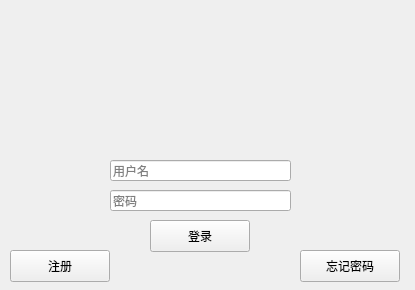
<?xml version="1.0" encoding="UTF-8"?>
<ui version="4.0">
 <class>LoginDialog</class>
 <widget class="QWidget" name="LoginDialog">
  <property name="geometry">
   <rect>
    <x>0</x>
    <y>0</y>
    <width>415</width>
    <height>290</height>
   </rect>
  </property>
  <property name="windowTitle">
   <string>Widget</string>
  </property>
  <widget class="QLineEdit" name="usrLoginLineEdit">
   <property name="geometry">
    <rect>
     <x>110</x>
     <y>160</y>
     <width>181</width>
     <height>21</height>
    </rect>
   </property>
   <property name="echoMode">
    <enum>QLineEdit::Normal</enum>
   </property>
   <property name="placeholderText">
    <string>用户名</string>
   </property>
   <property name="clearButtonEnabled">
    <bool>true</bool>
   </property>
  </widget>
  <widget class="QLineEdit" name="pwdLoginLineEdit">
   <property name="geometry">
    <rect>
     <x>110</x>
     <y>190</y>
     <width>181</width>
     <height>21</height>
    </rect>
   </property>
   <property name="echoMode">
    <enum>QLineEdit::Password</enum>
   </property>
   <property name="placeholderText">
    <string>密码</string>
   </property>
   <property name="clearButtonEnabled">
    <bool>true</bool>
   </property>
  </widget>
  <widget class="QPushButton" name="loginBtn">
   <property name="geometry">
    <rect>
     <x>150</x>
     <y>220</y>
     <width>100</width>
     <height>32</height>
    </rect>
   </property>
   <property name="text">
    <string>登录</string>
   </property>
  </widget>
  <widget class="QLabel" name="profPhoto">
   <property name="geometry">
    <rect>
     <x>170</x>
     <y>60</y>
     <width>71</width>
     <height>71</height>
    </rect>
   </property>
   <property name="text">
    <string/>
   </property>
   <property name="pixmap">
    <pixmap>../graphSource/profPhoto1.jpg</pixmap>
   </property>
   <property name="scaledContents">
    <bool>true</bool>
   </property>
  </widget>
  <widget class="QLabel" name="backGround">
   <property name="geometry">
    <rect>
     <x>0</x>
     <y>0</y>
     <width>421</width>
     <height>291</height>
    </rect>
   </property>
   <property name="minimumSize">
    <size>
     <width>421</width>
     <height>291</height>
    </size>
   </property>
   <property name="maximumSize">
    <size>
     <width>421</width>
     <height>291</height>
    </size>
   </property>
   <property name="text">
    <string/>
   </property>
   <property name="pixmap">
    <pixmap>../graphSource/loginBackground1.gif</pixmap>
   </property>
   <property name="scaledContents">
    <bool>true</bool>
   </property>
  </widget>
  <widget class="QPushButton" name="regBtn">
   <property name="geometry">
    <rect>
     <x>10</x>
     <y>250</y>
     <width>100</width>
     <height>32</height>
    </rect>
   </property>
   <property name="text">
    <string>注册</string>
   </property>
  </widget>
  <widget class="QPushButton" name="findPwdBtn">
   <property name="geometry">
    <rect>
     <x>300</x>
     <y>250</y>
     <width>100</width>
     <height>32</height>
    </rect>
   </property>
   <property name="text">
    <string>忘记密码</string>
   </property>
  </widget>
  <zorder>backGround</zorder>
  <zorder>usrLoginLineEdit</zorder>
  <zorder>pwdLoginLineEdit</zorder>
  <zorder>loginBtn</zorder>
  <zorder>profPhoto</zorder>
  <zorder>regBtn</zorder>
  <zorder>findPwdBtn</zorder>
 </widget>
 <resources/>
 <connections/>
</ui>
